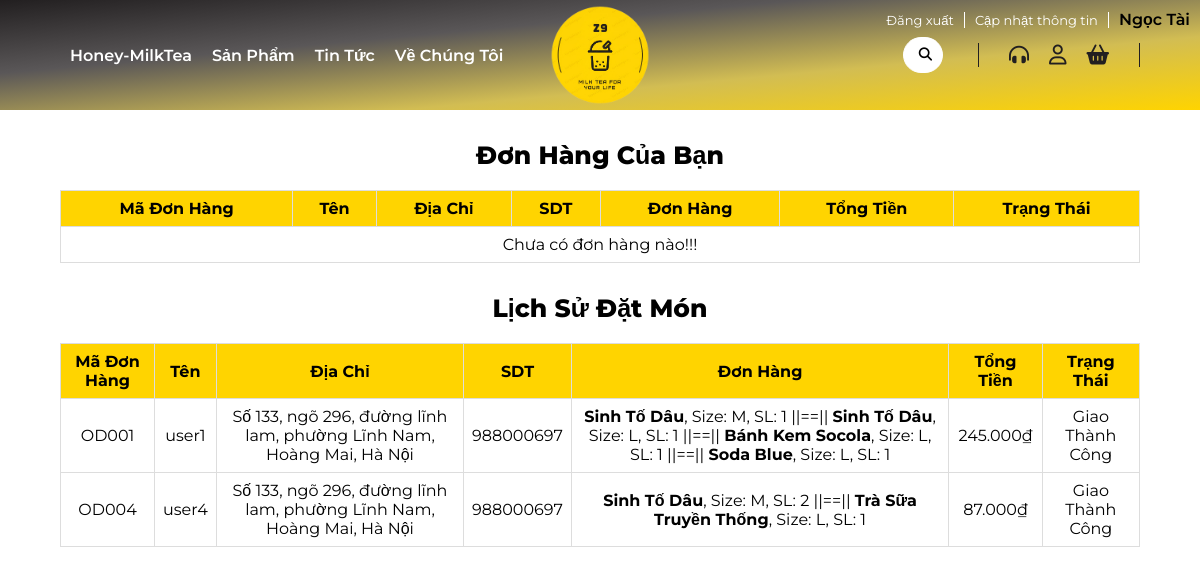
Page /orders-delivery.php (signed in) on the committed database.
### tables this page shows
CREATE TABLE `orders` (
  `orders_id` varchar(10) NOT NULL,
  `user_id` varchar(10) NOT NULL,
  `order_total` varchar(50) NOT NULL,
  `note` varchar(1000) NOT NULL,
  `delivery_status_id` int(11) NOT NULL,
  `order_time` timestamp NOT NULL DEFAULT current_timestamp() ON UPDATE current_timestamp()
);

CREATE TABLE `order_des` (
  `order_des_id` int(11) NOT NULL,
  `orders_id` varchar(10) NOT NULL,
  `hoTen` varchar(50) NOT NULL,
  `SDT` int(11) NOT NULL,
  `address` varchar(500) NOT NULL,
  `order_info` varchar(3000) NOT NULL
);

CREATE TABLE `delivery_status` (
  `delivery_status_id` int(11) NOT NULL,
  `delivery_status_name` varchar(50) NOT NULL
);

### orders-delivery.php (the view, shortened to what this page needs)
<link rel="stylesheet" href="https://cdnjs.cloudflare.com/ajax/libs/font-awesome/6.5.1/css/all.min.css" />
<link rel="stylesheet" href="css/custom-scrol.css">
<link rel="stylesheet" href="css/style.css">
<?php
    include "public/header.php";
?>
<div class="container-orders-delivery">
    <section class="orders-unfinished">
        <h1>Đơn Hàng Của Bạn</h1>
        <?php
        $servername = "localhost";
        $username = "root";
        $password = "";
        $dbname = "z9milktea";
        $conn = new mysqli($servername, $username, $password, $dbname);
        if (isset($_SESSION['user_id'])) {
            $user_id = $_SESSION['user_id'];
            $sql = "SELECT orders.orders_id, orders.order_total, delivery_status.delivery_status_name,
            order_des.address, order_des.SDT, order_des.hoTen, order_des.order_info
            FROM orders
            JOIN delivery_status ON orders.delivery_status_id = delivery_status.delivery_status_id
            LEFT JOIN order_des ON orders.orders_id = order_des.orders_id
            WHERE orders.user_id = '$user_id' AND orders.delivery_status_id IN (1, 2, 3)";
            $result = $conn->query($sql);
            if ($result->num_rows > 0) {
                echo "
                    <table class='orders-table'>
                        <tr>
                            <th>Mã Đơn Hàng</th>
                            <th>Tên</th>
                            <th>Địa Chỉ</th>
                            <th>SDT</th>
                            <th>Đơn Hàng</th>
                            <th>Tổng Tiền</th>
                            <th>Trạng Thái</th>
                        </tr>";
                while ($row = $result->fetch_assoc()) {
                    echo "<tr>
                            <td>" . $row["orders_id"] . "</td>
                            <td>" . $row["hoTen"] . "</td>
                            <td>" . $row["address"] . "</td>
                            <td>" . $row["SDT"] . "</td>
                            <td>" . $row["order_info"] . "</td>
                            <td>" . $row["order_total"] . "</td>
                            <td>" . $row["delivery_status_name"] . "</td>
                            </tr>";
                }
                echo "</table>";
            } else {
                echo "<table class='orders-table'>
                    <tr>
                        <th>Mã Đơn Hàng</th>
                        <th>Tên</th>
                        <th>Địa Chỉ</th>
                        <th>SDT</th>
                        <th>Đơn Hàng</th>
                        <th>Tổng Tiền</th>
                        <th>Trạng Thái</th>
                    </tr>
                    <tr><td colspan='7'>Chưa có đơn hàng nào!!!</td></tr>
                </table>";
            }
        } else {
            echo "Chưa đăng nhập.";
        }
        ?>
    </section>
    <section class="history-orders">
        <h1>Lịch Sử Đặt Món</h1>
        <?php
        $servername = "localhost";
        $username = "root";
        $password = "";
        $dbname = "z9milktea";
        $conn = new mysqli($servername, $username, $password, $dbname);
        if (isset($_SESSION['user_id'])) {
            $user_id = $_SESSION['user_id'];
            $sql = "SELECT orders.orders_id, orders.order_total, delivery_status.delivery_status_name,
            order_des.address, order_des.SDT, order_des.hoTen, order_des.order_info
            FROM orders
            JOIN delivery_status ON orders.delivery_status_id = delivery_status.delivery_status_id
            LEFT JOIN order_des ON orders.orders_id = order_des.orders_id
            WHERE orders.user_id = '$user_id' AND orders.delivery_status_id IN (4, 5)";
            $result = $conn->query($sql);
            if ($result->num_rows > 0) {
                echo "
                    <table class='orders-history-table'>
                        <tr>
                            <th>Mã Đơn Hàng</th>
                            <th>Tên</th>
                            <th>Địa Chỉ</th>
                            <th>SDT</th>
                            <th>Đơn Hàng</th>
                            <th>Tổng Tiền</th>
                            <th>Trạng Thái</th>
                        </tr>";
                while ($row = $result->fetch_assoc()) {
                    echo "<tr>
                            <td>" . $row["orders_id"] . "</td>
                            <td>" . $row["hoTen"] . "</td>
                            <td>" . $row["address"] . "</td>
                            <td>" . $row["SDT"] . "</td>
                            <td>" . $row["order_info"] . "</td>
                            <td>" . $row["order_total"] . "</td>
                            <td>" . $row["delivery_status_name"] . "</td>
                            </tr>";
                }
                echo "</table>";
            }
        } else {
            echo "Chưa đăng nhập.";
        }
        ?>
    </section>
</div>

### orders-delivery.php (style rules this page uses)
.container-orders-delivery { width: 90%; margin: 0px auto; }
.orders-unfinished { margin-top: 30px; text-align: center; }
.orders-unfinished h1, .history-orders h1 { font-size: 25px; font-weight: 800; }
.orders-table, .orders-history-table { width: 100%; border-collapse: collapse; margin-top: 20px; }
.orders-table th, .orders-history-table th { background-color: #FFD400; }
.orders-table th, .orders-table td, .orders-history-table th, .orders-history-table td { border: 1px solid #ddd; padding: 8px; text-align: center; }
.orders-history-table { max-height: 450px; overflow-y: auto; }
.history-orders { margin: 30px 0; text-align: center; }

### rows in the picture
orders: orders_id "OD001", order_des.hoTen "user1", order_des.address "Số 133, ngõ 296, đường lĩnh lam, phường Lĩnh Nam, Hoàng Mai, Hà Nội", order_des.SDT "988000697", order_des.order_info "Sinh Tố Dâu , Size: M, SL: 1 ||==|| Sinh Tố Dâu , Size: L, SL: 1 ||==|| Bánh Kem Socola , Size: L, SL: 1 ||==|| Soda Blue , Size: L, SL: 1", order_total "245.000₫", delivery_status.delivery_status_name "Giao Thành Công"
orders: orders_id "OD004", order_des.hoTen "user4", order_des.address "Số 133, ngõ 296, đường lĩnh lam, phường Lĩnh Nam, Hoàng Mai, Hà Nội", order_des.SDT "988000697", order_des.order_info "Sinh Tố Dâu , Size: M, SL: 2 ||==|| Trà Sữa Truyền Thống , Size: L, SL: 1", order_total "87.000₫", delivery_status.delivery_status_name "Giao Thành Công"

### other values in the picture
$_SESSION['user_name'] "Ngọc Tài"
